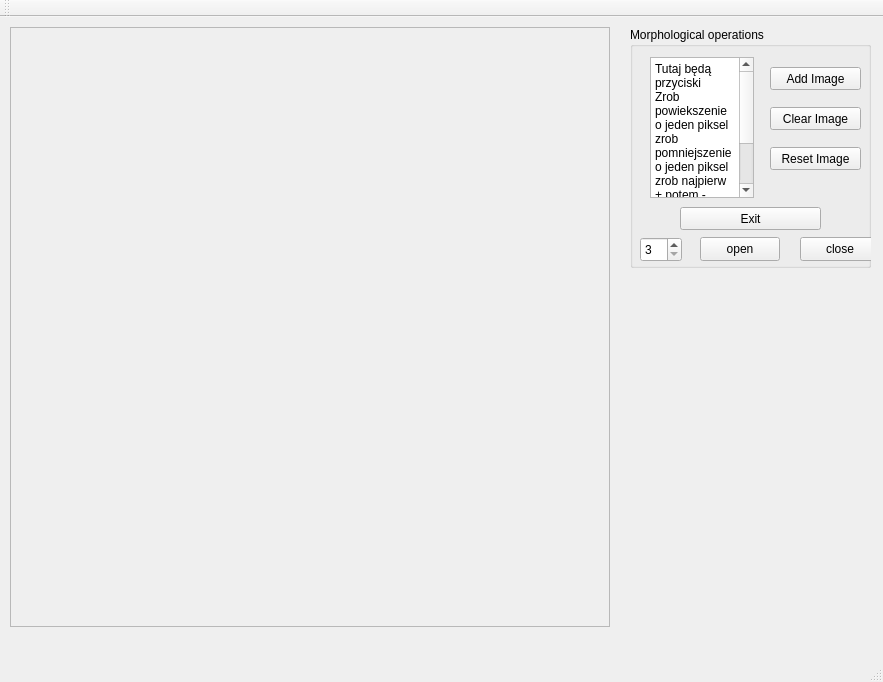
<?xml version="1.0" encoding="UTF-8"?>
<ui version="4.0">
 <class>MyWindow</class>
 <widget class="QMainWindow" name="MyWindow">
  <property name="geometry">
   <rect>
    <x>0</x>
    <y>0</y>
    <width>883</width>
    <height>682</height>
   </rect>
  </property>
  <property name="windowTitle">
   <string>MyWindow</string>
  </property>
  <widget class="QWidget" name="centralWidget">
   <widget class="QFrame" name="rysujFrame">
    <property name="geometry">
     <rect>
      <x>10</x>
      <y>10</y>
      <width>600</width>
      <height>600</height>
     </rect>
    </property>
    <property name="frameShape">
     <enum>QFrame::StyledPanel</enum>
    </property>
    <property name="frameShadow">
     <enum>QFrame::Raised</enum>
    </property>
   </widget>
   <widget class="QGroupBox" name="groupBox">
    <property name="geometry">
     <rect>
      <x>630</x>
      <y>10</y>
      <width>241</width>
      <height>241</height>
     </rect>
    </property>
    <property name="title">
     <string>Morphological operations</string>
    </property>
    <widget class="QPushButton" name="cleanButton">
     <property name="geometry">
      <rect>
       <x>140</x>
       <y>80</y>
       <width>91</width>
       <height>23</height>
      </rect>
     </property>
     <property name="text">
      <string>Clear Image</string>
     </property>
    </widget>
    <widget class="QPushButton" name="exitButton">
     <property name="geometry">
      <rect>
       <x>50</x>
       <y>180</y>
       <width>141</width>
       <height>23</height>
      </rect>
     </property>
     <property name="text">
      <string>Exit</string>
     </property>
    </widget>
    <widget class="QPushButton" name="AddButton">
     <property name="geometry">
      <rect>
       <x>140</x>
       <y>40</y>
       <width>91</width>
       <height>23</height>
      </rect>
     </property>
     <property name="text">
      <string>Add Image</string>
     </property>
    </widget>
    <widget class="QPlainTextEdit" name="plainTextEdit">
     <property name="geometry">
      <rect>
       <x>20</x>
       <y>30</y>
       <width>104</width>
       <height>141</height>
      </rect>
     </property>
     <property name="plainText">
      <string>Tutaj będą przyciski
Zrob powiekszenie o jeden piksel
zrob pomniejszenie o jeden piksel
zrob najpierw + potem -
Zrob najpierw - potem +

</string>
     </property>
    </widget>
    <widget class="QPushButton" name="ResetButton">
     <property name="geometry">
      <rect>
       <x>140</x>
       <y>120</y>
       <width>91</width>
       <height>23</height>
      </rect>
     </property>
     <property name="text">
      <string>Reset Image</string>
     </property>
    </widget>
    <widget class="QSpinBox" name="spinBox">
     <property name="geometry">
      <rect>
       <x>10</x>
       <y>210</y>
       <width>42</width>
       <height>25</height>
      </rect>
     </property>
     <property name="minimum">
      <number>3</number>
     </property>
     <property name="singleStep">
      <number>2</number>
     </property>
    </widget>
    <widget class="QPushButton" name="openButton">
     <property name="geometry">
      <rect>
       <x>70</x>
       <y>210</y>
       <width>80</width>
       <height>24</height>
      </rect>
     </property>
     <property name="text">
      <string>open</string>
     </property>
    </widget>
    <widget class="QPushButton" name="closeButton">
     <property name="geometry">
      <rect>
       <x>170</x>
       <y>210</y>
       <width>80</width>
       <height>24</height>
      </rect>
     </property>
     <property name="text">
      <string>close</string>
     </property>
    </widget>
   </widget>
  </widget>
  <widget class="QToolBar" name="mainToolBar">
   <attribute name="toolBarArea">
    <enum>TopToolBarArea</enum>
   </attribute>
   <attribute name="toolBarBreak">
    <bool>false</bool>
   </attribute>
  </widget>
  <widget class="QStatusBar" name="statusBar"/>
  <widget class="QMenuBar" name="menuBar">
   <property name="geometry">
    <rect>
     <x>0</x>
     <y>0</y>
     <width>883</width>
     <height>21</height>
    </rect>
   </property>
  </widget>
 </widget>
 <layoutdefault spacing="6" margin="11"/>
 <resources/>
 <connections/>
</ui>
